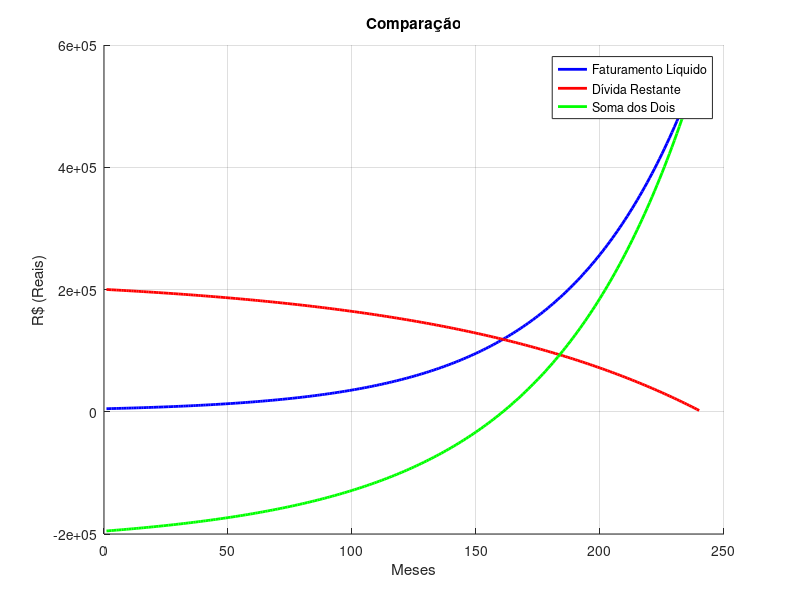

MATLAB code for this plot:
% Parâmetros do financiamento
valor_financiado = 200000;  % R$ 200.000,00
taxa_juros_anual = 0.12;  % 12% ao ano
taxa_juros_mensal = (1 + taxa_juros_anual)^(1/12) - 1;  % taxa mensal equivalente
prazo_meses = 240;  % 20 anos

% Cálculo da prestação mensal usando a fórmula da anuidade
prestacao_mensal = (valor_financiado * taxa_juros_mensal * (1 + taxa_juros_mensal)^prazo_meses) / ((1 + taxa_juros_mensal)^prazo_meses - 1);

% Parâmetros do faturamento
faturamento_liquido_inicial = 5000;  % R$ 5.000,00
taxa_crescimento_mensal = 0.02;  % 2% ao mês

% Vetores para armazenar os valores ao longo do tempo
meses = 1:prazo_meses;
faturamento_liquido = zeros(1, prazo_meses);
divida_restante = zeros(1, prazo_meses);
soma_dos_dois = zeros(1, prazo_meses);

% Inicializando a dívida restante com o valor financiado
divida_restante(1) = valor_financiado;

% Cálculo do faturamento, dívida restante e soma dos valores
for i = 1:prazo_meses
    if i == 1
        faturamento_liquido(i) = faturamento_liquido_inicial;
    else
        faturamento_liquido(i) = faturamento_liquido(i-1) * (1 + taxa_crescimento_mensal);
        divida_restante(i) = divida_restante(i-1) * (1 + taxa_juros_mensal) - prestacao_mensal;
    end
    
    soma_dos_dois(i) = faturamento_liquido(i) - divida_restante(i); % Aqui mudei para subtração.
end

% Plotando os gráficos
figure;
hold on;
plot(meses, faturamento_liquido, 'b', 'LineWidth', 2); % Crescimento do Faturamento Líquido
plot(meses, divida_restante, 'r', 'LineWidth', 2); % Dívida Restante
plot(meses, soma_dos_dois, 'g', 'LineWidth', 2); % Soma dos Dois Anteriores
xlabel('Meses');
ylabel('R$ (Reais)');
title('Comparação');
legend('Faturamento Líquido', 'Dívida Restante', 'Soma dos Dois');
grid on;
hold off;
